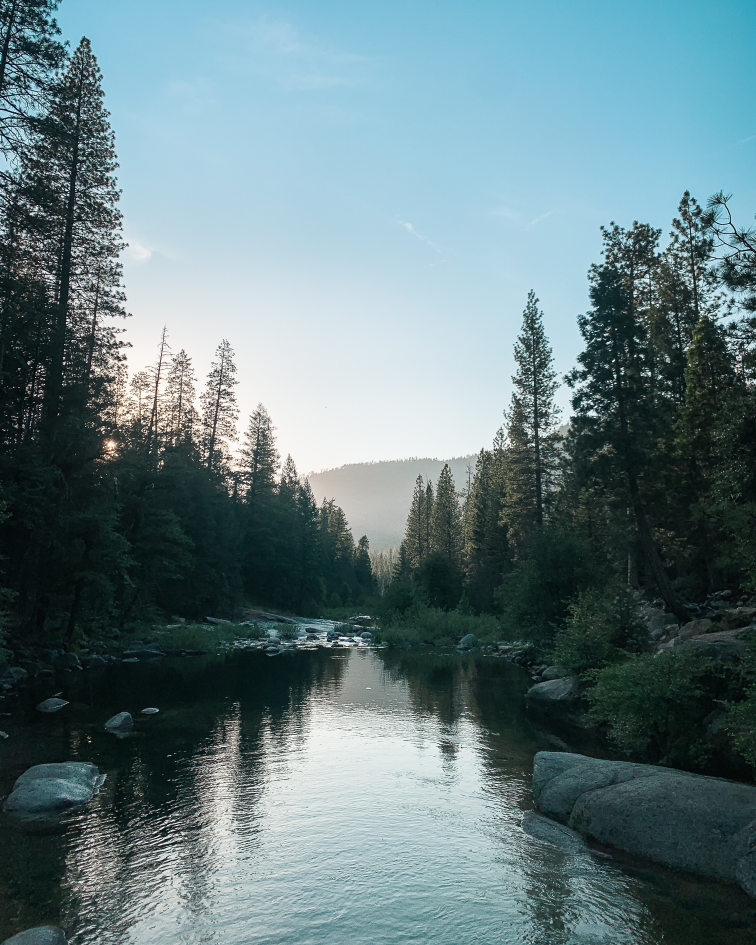
#> input picture img.jpg, 3024 x 3780 px (shown at 1/4 size)
$ python main.py
#> lines starting #> are read from the running program, lines starting #| are printed output that depends on the picture
from PIL import Image, ImageDraw, ImageFont


image = Image.open('img.jpg')
#> image is the input picture: PIL image 3024x3780 RGB; mean R, G, B 100.6, 124.2, 128.7

font = ImageFont.load_default()


myFont = ImageFont.truetype('fonts/Ubuntu.ttf', size=150)


d1 = ImageDraw.Draw(image)


d1.text((450, 100), "Success", fill=(5, 0, 50), font=myFont)


messege = " is a journey not a Destination."


d1.text((450, 300), messege, fill=(5, 0, 50), font=myFont)


image.show()
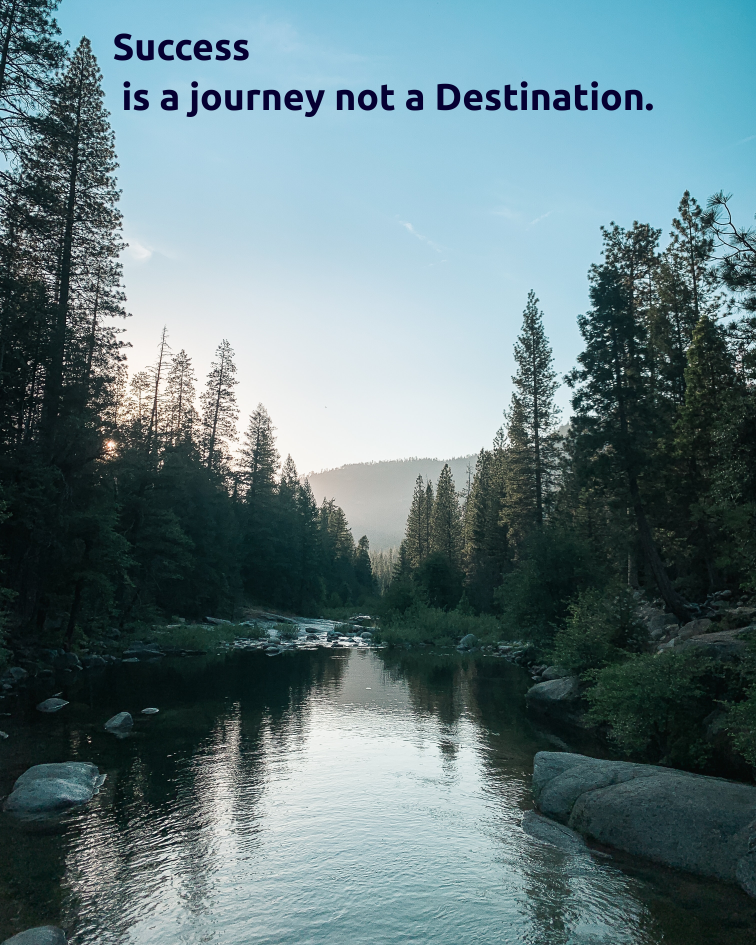
#> shown: PIL image 3024x3780 RGB (shown at 1/4 size); mean R, G, B 99.1, 122.2, 126.9
